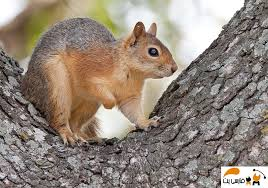
#> input picture progs/sanjab.jpg, 268 x 188 px
$ python convert_to_gray.py
#> lines starting #> are read from the running program, lines starting #| are printed output that depends on the picture
import cv2
import matplotlib.pyplot as plt
import numpy as np

# Function to manually convert RGB image to grayscale using weighted average
def rgb_to_gray_manual(image):
    return (0.2989 * image[:, :, 2] + 0.5870 * image[:, :, 1] + 0.1140 * image[:, :, 0]).astype(np.uint8)

# Load the original image
image = cv2.imread('sanjab.jpg')
#> image is the input picture: shape (188, 268, 3); mean B, G, R 122.5, 134, 146.6

if image is None:
    print("Error loading image")
else:
    # Convert the image to grayscale using OpenCV
    gray_opencv = cv2.cvtColor(image, cv2.COLOR_BGR2GRAY)
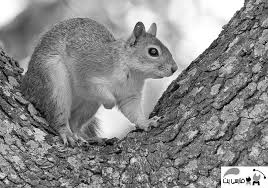
#> gray_opencv: shape (188, 268); min 0, max 255, mean 136.4

    # Convert original image from BGR to RGB for display
    image_rgb = cv2.cvtColor(image, cv2.COLOR_BGR2RGB)

    # Convert the image to grayscale manually using weighted averaging
    gray_manual = rgb_to_gray_manual(image)

    # Convert grayscale image to color using Pseudocoloring (False Coloring)
    colored_jet = cv2.applyColorMap(gray_opencv, cv2.COLORMAP_JET)
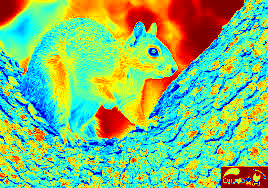
#> colored_jet: shape (188, 268, 3); mean B, G, R 120.1, 191.1, 126.5
    colored_rainbow = cv2.applyColorMap(gray_manual, cv2.COLORMAP_RAINBOW)
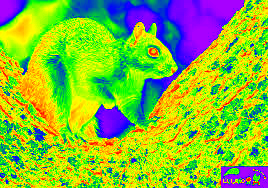
#> colored_rainbow: shape (188, 268, 3); mean B, G, R 53, 184.2, 135.7

    gray_3_channel_1 = cv2.cvtColor(gray_opencv,cv2.COLOR_GRAY2RGB)
    #gray_3_channel_2 = cv2.merge([gray_opencv,gray_opencv,gray_opencv])

    # Plot all the images
    plt.figure(figsize=(15, 10))

    # Original Image
    plt.subplot(2, 3, 1)
    plt.imshow(image_rgb)
    plt.title("Original Image")
    plt.axis('off')

    # Grayscale (OpenCV)
    plt.subplot(2, 3, 2)
    plt.imshow(gray_opencv, cmap='gray')
    plt.title("Grayscale (OpenCV)")
    plt.axis('off')

    # Grayscale (Manual)
    plt.subplot(2, 3, 3)
    plt.imshow(gray_manual, cmap='gray')
    plt.title("Grayscale (Manual)")
    plt.axis('off')

    # Pseudocolored Image (OpenCV Grayscale)
    plt.subplot(2, 3, 4)
    plt.imshow(cv2.cvtColor(gray_3_channel_1, cv2.COLOR_BGR2RGB))
    plt.title("Grayscale (3 Channel)")
    plt.axis('off')

    # Pseudocolored Image (OpenCV Grayscale)
    plt.subplot(2, 3, 5)
    plt.imshow(cv2.cvtColor(colored_jet, cv2.COLOR_BGR2RGB))
    plt.title("Pseudocolored (COLORMAP_JET)")
    plt.axis('off')

    # Pseudocolored Image (Manual Grayscale)
    plt.subplot(2, 3, 6)
    plt.imshow(cv2.cvtColor(colored_rainbow, cv2.COLOR_BGR2RGB))
    plt.title("Pseudocolored (COLORMAP_RAINBOW)")
    plt.axis('off')

    # Show the plot
    # plt.tight_layout()
    plt.show()
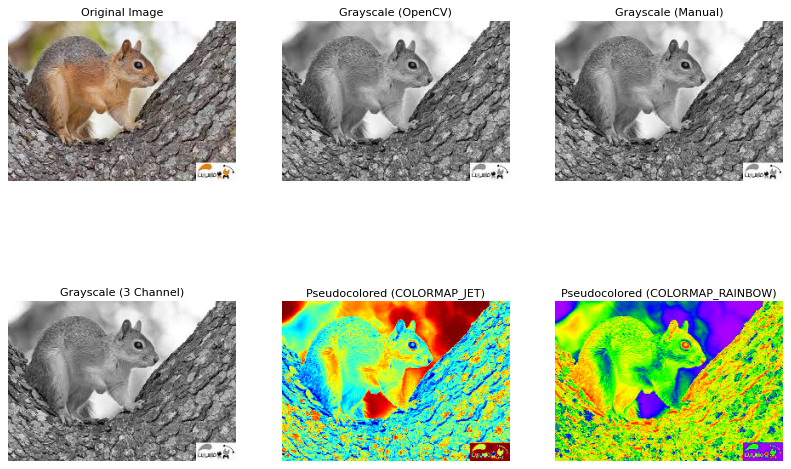
#> figure drawn by matplotlib, 6 panels

$ run again, with progs/gol.jpg copied over progs/sanjab.jpg
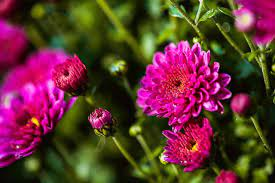
#> input picture progs/gol.jpg, 275 x 183 px
#> image is the input picture: shape (183, 275, 3); mean B, G, R 50.6, 52.1, 98.1
#> `colored_jet = cv2.applyColorMap(gray_opencv, cv2.COLORMAP_JET)`:
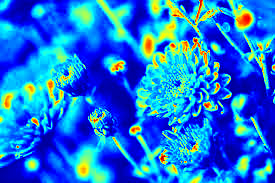
#> colored_jet: shape (183, 275, 3); mean B, G, R 216.7, 117.1, 25.2
#> `colored_rainbow = cv2.applyColorMap(gray_manual, cv2.COLORMAP_RAINBOW)`:
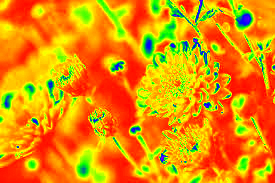
#> colored_rainbow: shape (183, 275, 3); mean B, G, R 4.7, 143.9, 231.4
